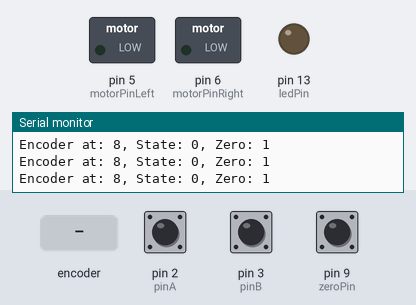
Simulated run of this sketch. Board: Arduino Uno, built with avr-gcc and run on an emulated ATmega328P. Parts: switched loads named in the sketch (green lamp = pin HIGH), output pins drawn as LEDs (lit = HIGH), the last lines printed to the serial monitor. The test bench sets the inputs (shaded band); at power-on: pin 2 (pinA) HIGH, pin 3 (pinB) HIGH, pin 9 (zeroPin) HIGH. Random numbers use the default seed unless the sketch sets one.

Above: at 1.2 s.
1.3 s: rotary encoder on pin 2 (pinA) / pin 3 (pinB) turned 3 steps (first pin leading)
7.9 s: rotary encoder on pin 2 (pinA) / pin 3 (pinB) turned 2 steps (second pin leading)
At 10.2 s:
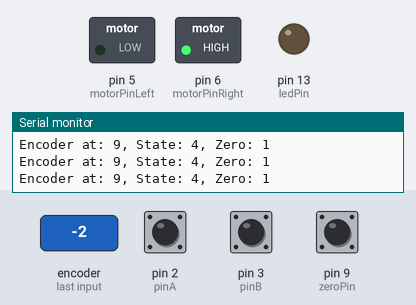
Timing chart, 0 to 11.7 s (numbered marks = the images above; inputs shaded):
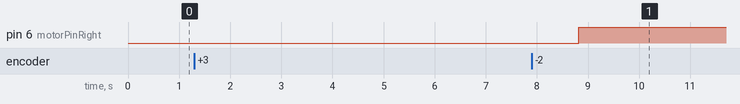

The sketch:

main.ino
```cpp
/*******Interrupt-based Rotary Encoder Sketch*******

adapted from a sketch by Simon Merrett, based on insight from Oleg Mazurov, Nick Gammon, rt, Steve Spence

*/

static int pinA = 2; // Our first hardware interrupt pin is digital pin 2
static int pinB = 3; // Our second hardware interrupt pin is digital pin 3

volatile byte aFlag = 0; // let's us know when we're expecting a rising edge on pinA to signal that the encoder has arrived at a detent
volatile byte bFlag = 0; // let's us know when we're expecting a rising edge on pinB to signal that the encoder has arrived at a detent (opposite direction to when aFlag is set)
volatile byte encoderPos = 0; //this variable stores our current value of encoder position. Change to int or uin16_t instead of byte if you want to record a larger range than 0-255
volatile byte oldEncPos = 0; //stores the last encoder position value so we can compare to the current reading and see if it has changejjjjjjjjd (so we know when to print to the serial monitor)
volatile byte reading = 0; //somewhere to store the direct values we read from our interrupt pins before checking to see if we have moved a whole detent
volatile byte headPos = 8;

int hide_max = 10000;
int hide_min = 1000;

int show_max = 5000;
int show_min = 500;

int left_max = 3;
int right_max = 14;

int state = 0;
int random_hide = random(hide_min, hide_max);
int random_show = random(show_min, show_max);
int choice = random(0, 2);

static int motorPinLeft = 5;
static int motorPinRight = 6;

static int zeroPin = 9; // Our second hardware interrupt pin is digital pin 3
int ledPin = 13;


void setup() {
  pinMode(pinA, INPUT_PULLUP); // set pinA as an input, pulled HIGH to the logic voltage (5V or 3.3V for most cases)
  pinMode(pinB, INPUT_PULLUP); // set pinB as an input, pulled HIGH to the logic voltage (5V or 3.3V for most cases)
  pinMode(zeroPin, INPUT_PULLUP);
  pinMode(ledPin, OUTPUT);
  pinMode(motorPinLeft, OUTPUT);
  pinMode(motorPinRight, OUTPUT);
  attachInterrupt(0,PinA,RISING); // set an interrupt on PinA, looking for a rising edge signal and executing the "PinA" Interrupt Service Routine (below)
  attachInterrupt(1,PinB,RISING); // set an interrupt on PinB, looking for a rising edge signal and executing the "PinB" Interrupt Service Routine (below)
  Serial.begin(9600); // start the serial monitor link
}

void PinA(){
  cli(); //stop interrupts happening before we read pin values
  reading = PIND & 0xC; // read all eight pin values then strip away all but pinA and pinB's values
  if(reading == B00001100 && aFlag) { //check that we have both pins at detent (HIGH) and that we are expecting detent on this pin's rising edge
    encoderPos--; //decrement the encoder's position count
    headPos=headPos-1;
    bFlag = 0; //reset flags for the next turn
    aFlag = 0; //reset flags for the next turn
  }else if (reading == B00000100) bFlag = 1; //signal that we're expecting pinB to signal the transition to detent from free rotation
  sei(); //restart interrupts
}


void PinB(){
  cli(); //stop interrupts happening before we read pin values
  reading = PIND & 0xC; //read all eight pin values then strip away all but pinA and pinB's values
  if (reading == B00001100 && bFlag) { //check that we have both pins at detent (HIGH) and that we are expecting detent on this pin's rising edge
    encoderPos++; //increment the encoder's position count
    headPos=headPos+1;
    bFlag = 0; //reset flags for the next turn
    aFlag = 0; //reset flags for the next turn
  }else if (reading == B00001000) aFlag = 1; //signal that we're expecting pinA to signal the transition to detent from free rotation
  sei(); //restart interrupts
}

long previousTime = millis();

void loop(){

  Serial.print("Encoder at: ");
  Serial.print(headPos);
  Serial.print(", State: ");
  Serial.print(state);
  int zeroed = digitalRead(zeroPin);
  /*
  if( digitalRead(zeroPin) == LOW ){
    digitalWrite(ledPin, HIGH);
    state = 0;
  }else{
    digitalWrite(ledPin, LOW);
  }
  */

  Serial.print(", Zero: ");
  Serial.println(zeroed);

  // State 0 - Hide behind Tombstone
  if(state == 0){
    analogWrite(motorPinLeft, 0);
    analogWrite(motorPinRight, 0);
    if(millis() - previousTime > random_hide){
      //choice = 1;
      Serial.println(choice);
      //delay(random_hide);
      random_hide = random(hide_min, hide_max);
      if(choice == 0){
        state = 1;
      }else{
        state = 4;
      }
      choice = random(0, 2);
    }
  }

  // State 1 - Pop out
  else if(state == 1){
    analogWrite(motorPinLeft, 255);
    analogWrite(motorPinRight, 0);
    // Head fully exposed, exit state
    if(headPos == right_max){
      analogWrite(motorPinLeft, 0);
      analogWrite(motorPinRight, 0);
      previousTime = millis();
      state++;
    }
  }
  // State 2 - Show Goblin Head for X seconds
  else if(state == 2){
    analogWrite(motorPinLeft, 0);
    analogWrite(motorPinRight, 0);
    if(millis() - previousTime > random_show){
      //delay(random_show);
      // Exit state afer random delay
      random_show = random(show_min, show_max);
      state++;
    }
  }
  // State 3 - Pop back in
  else if(state == 3){
    analogWrite(motorPinLeft, 0);
    analogWrite(motorPinRight, 255);
    // Head hidden again, return to state 0
    if( zeroed == LOW ){
        digitalWrite(ledPin, HIGH);
        analogWrite(motorPinLeft, 0);
        analogWrite(motorPinRight, 0);
        headPos = 8;
        previousTime = millis();
        state=0;
    }else{
      digitalWrite(ledPin, LOW);
    }
  }

  // State 1 - Pop out
  if(state == 4){
    analogWrite(motorPinLeft, 0);
    analogWrite(motorPinRight, 255);
    // Head fully exposed, exit state
    if(headPos == left_max){
      analogWrite(motorPinLeft, 0);
      analogWrite(motorPinRight, 0);
      //headPos = 2;
      previousTime = millis();
      state++;
    }
  }
  // State 2 - Show Goblin Head for X seconds
  else if(state == 5){
    analogWrite(motorPinLeft, 0);
    analogWrite(motorPinRight, 0);
    if(millis() - previousTime > random_show){
      //delay(random_show);
      // Exit state afer random delay
      random_show = random(show_min, show_max);
      state++;
    }
  }
  // State 3 - Pop back in
  else if(state == 6){
    analogWrite(motorPinLeft, 255);
    analogWrite(motorPinRight, 0);
    // Head hidden again, return to state 0
    if( zeroed == LOW ){
        digitalWrite(ledPin, HIGH);
        analogWrite(motorPinLeft, 0);
        analogWrite(motorPinRight, 0);
        headPos = 8;
        previousTime = millis();
        state=0;
    }else{
      digitalWrite(ledPin, LOW);
    }
  }
}
```
